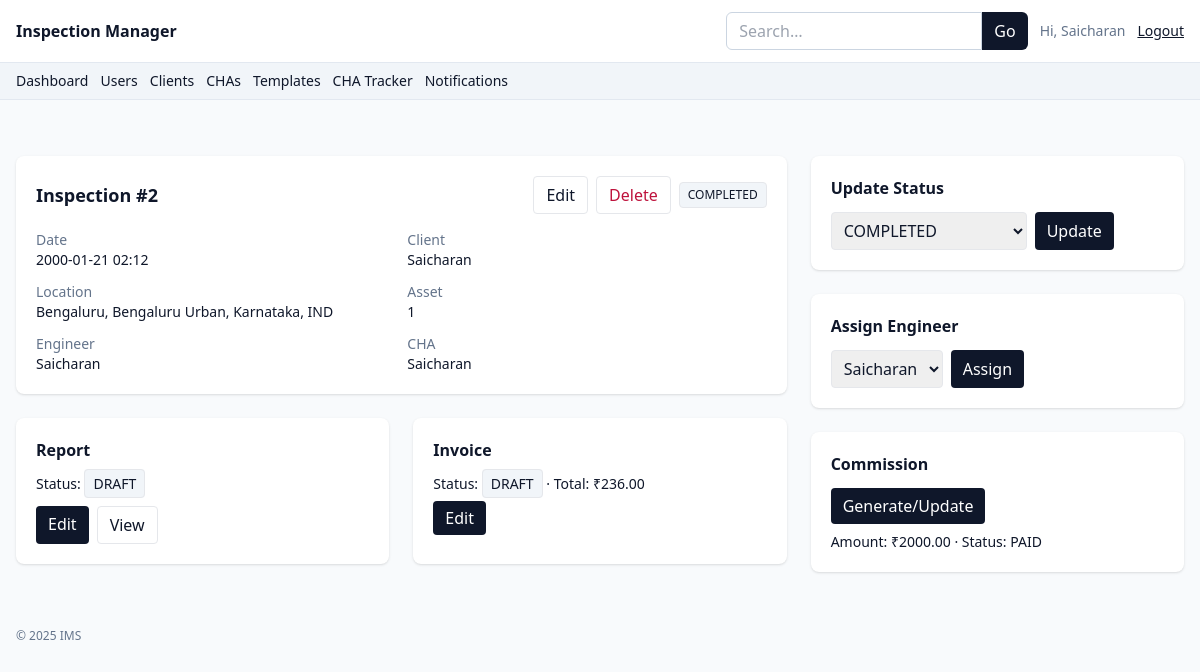
The app's page /inspections/2 (signed in) with its own data.
### app.py (models this page shows)
class Inspection(db.Model):
    __tablename__ = "inspection"
    id = db.Column(db.Integer, primary_key=True)
    date = db.Column(db.DateTime, nullable=False, default=datetime.utcnow)
    client_id = db.Column(db.Integer, db.ForeignKey("client.id"))
    client = db.relationship("Client")
    location = db.Column(db.String(200))
    asset = db.Column(db.String(200))
    status = db.Column(db.String(40), default=InspectionStatus.PENDING)
    engineer_id = db.Column(db.Integer, db.ForeignKey("user.id"))
    engineer = db.relationship("User")
    cha_id = db.Column(db.Integer, db.ForeignKey("cha.id"))
    cha = db.relationship("CHA")
    created_at = db.Column(db.DateTime, default=datetime.utcnow)

class Client(db.Model):
    __tablename__ = "client"
    id = db.Column(db.Integer, primary_key=True)
    name = db.Column(db.String(160), nullable=False)
    gst_number = db.Column(db.String(40))
    billing_address = db.Column(db.Text)

class User(db.Model):
    __tablename__ = "user"
    id = db.Column(db.Integer, primary_key=True)
    name = db.Column(db.String(120), nullable=False)
    email = db.Column(db.String(120), unique=True, nullable=False)
    password_hash = db.Column(db.String(255), nullable=False)
    role = db.Column(db.String(20), default=Role.ENGINEER, nullable=False)
    phone = db.Column(db.String(40))
    signature_key = db.Column(db.String(255))

class CHA(db.Model):
    __tablename__ = "cha"
    id = db.Column(db.Integer, primary_key=True)
    name = db.Column(db.String(160), nullable=False)
    contact = db.Column(db.String(160))
    commission_rate = db.Column(db.Float, default=0.0)  # %

class Report(db.Model):
    __tablename__ = "report"
    id = db.Column(db.Integer, primary_key=True)
    inspection_id = db.Column(db.Integer, db.ForeignKey("inspection.id"), unique=True)
    inspection = db.relationship("Inspection", backref=db.backref("report", uselist=False))
    status = db.Column(db.String(20), default=ReportStatus.DRAFT)
    body = db.Column(db.Text)
    updated_at = db.Column(db.DateTime, default=datetime.utcnow)

class Invoice(db.Model):
    __tablename__ = "invoice"
    id = db.Column(db.Integer, primary_key=True)
    inspection_id = db.Column(db.Integer, db.ForeignKey("inspection.id"), unique=True)
    inspection = db.relationship("Inspection", backref=db.backref("invoice", uselist=False))
    fee = db.Column(db.Float, default=0.0)
    tax_pct = db.Column(db.Float, default=18.0)
    total = db.Column(db.Float, default=0.0)
    status = db.Column(db.String(20), default=InvoiceStatus.DRAFT)
    notes = db.Column(db.Text)

class Commission(db.Model):
    __tablename__ = "commission"
    id = db.Column(db.Integer, primary_key=True)
    inspection_id = db.Column(db.Integer, db.ForeignKey("inspection.id"), unique=True)
    inspection = db.relationship("Inspection", backref=db.backref("commission", uselist=False))
    cha_id = db.Column(db.Integer, db.ForeignKey("cha.id"))
    cha = db.relationship("CHA")
    amount = db.Column(db.Float, default=0.0)
    status = db.Column(db.String(20), default=CommissionStatus.DUE)

### app.py (the view)
@app.route("/inspections/<int:inspection_id>")
@role_required(Role.ADMIN, Role.ENGINEER, Role.ACCOUNTANT)
def inspection_detail(inspection_id):
    i = Inspection.query.get_or_404(inspection_id)
    rep = Report.query.filter_by(inspection_id=inspection_id).first()
    inv = Invoice.query.filter_by(inspection_id=inspection_id).first()
    return render_template("inspection_detail.html", i=i, rep=rep, inv=inv)

### app.py (called while the page is built)
def role_required(*roles):
    def deco(fn):
        from functools import wraps
        @wraps(fn)
        def wrap(*a, **kw):
            if not session.get("user_id"):
                flash("Please login.", "warning")
                return redirect(url_for("login"))
            if roles and session.get("role") not in roles:
                flash("Unauthorized.", "danger")
                return redirect(url_for("dashboard"))
            return fn(*a, **kw)
        return wrap
    return deco

@app.context_processor
def inject_globals():
    return dict(
        Role=Role, InspectionStatus=InspectionStatus, InvoiceStatus=InvoiceStatus,
        ReportStatus=ReportStatus, CommissionStatus=CommissionStatus, now=datetime.utcnow, User=User
    )

### templates/inspection_detail.html (shortened to what this page needs)
{% extends "base.html" %}
{% block content %}
<div class="grid lg:grid-cols-3 gap-6">
    <div class="lg:col-span-2 space-y-6">
        <div class="bg-white rounded-lg shadow p-5">
            <div class="flex items-center justify-between">
                <h1 class="text-lg font-semibold">Inspection #{{ i.id }}</h1>
                <div class="flex items-center gap-2">
                    {% if session.get('role') == Role.ADMIN or (session.get('role') == Role.ENGINEER and i.engineer_id
                    == session.get('user_id')) %}
                    <a class="px-3 py-1.5 rounded border"
                        href="{{ url_for('inspection_edit', inspection_id=i.id) }}">Edit</a>
                    {% endif %}
                    {% if session.get('role') == Role.ADMIN %}
                    <form method="post" action="{{ url_for('inspection_delete', inspection_id=i.id) }}"
                        onsubmit="return confirm('Delete this inspection and related records?')">
                        <button class="px-3 py-1.5 rounded border text-rose-700">Delete</button>
                    </form>
                    {% endif %}
                    <span class="text-xs px-2 py-1 rounded bg-slate-100 border">{{ i.status }}</span>
                </div>
            </div>
            <div class="mt-4 grid md:grid-cols-2 gap-3 text-sm">
                <div>
                    <div class="text-slate-500">Date</div>
                    <div>{{ i.date.strftime('%Y-%m-%d %H:%M') }}</div>
                </div>
                <div>
                    <div class="text-slate-500">Client</div>
                    <div>{{ i.client.name if i.client else '—' }}</div>
                </div>
                <div>
                    <div class="text-slate-500">Location</div>
                    <div>{{ i.location or '—' }}</div>
                </div>
                <div>
                    <div class="text-slate-500">Asset</div>
                    <div>{{ i.asset or '—' }}</div>
                </div>
                <div>
                    <div class="text-slate-500">Engineer</div>
                    <div>{{ i.engineer.name if i.engineer else '—' }}</div>
                </div>
                <div>
                    <div class="text-slate-500">CHA</div>
                    <div>{{ i.cha.name if i.cha else '—' }}</div>
                </div>
            </div>
        </div>
        <div class="grid md:grid-cols-2 gap-6">
            <div class="bg-white rounded-lg shadow p-5">
                <h2 class="font-semibold mb-3">Report</h2>
                {% if rep %}
                <div class="text-sm mb-3">Status: <span class="px-2 py-1 rounded bg-slate-100 border">{{ rep.status
                        }}</span></div>
                <div class="flex gap-2">
                    <a class="rounded px-3 py-1.5 bg-slate-900 text-white"
                        href="{{ url_for('report_edit', inspection_id=i.id) }}">Edit</a>
                    <a class="rounded px-3 py-1.5 border"
                        href="{{ url_for('report_view', inspection_id=i.id) }}">View</a>
                </div>
                {% else %}
                <a class="rounded px-3 py-1.5 bg-slate-900 text-white"
                    href="{{ url_for('report_edit', inspection_id=i.id) }}">Create</a>
                {% endif %}
            </div>
            <div class="bg-white rounded-lg shadow p-5">
                <h2 class="font-semibold mb-3">Invoice</h2>
                {% if inv %}
                <div class="text-sm mb-3">Status: <span class="px-2 py-1 rounded bg-slate-100 border">{{ inv.status
                        }}</span> · Total: ₹{{ '%.2f'|format(inv.total) }}</div>
                {% if session.get('role') in [Role.ADMIN, Role.ACCOUNTANT] %}
                <a class="rounded px-3 py-1.5 bg-slate-900 text-white"
                    href="{{ url_for('invoice_edit', inspection_id=i.id) }}">Edit</a>
                {% endif %}
                {% else %}
                {% if session.get('role') in [Role.ADMIN, Role.ACCOUNTANT] %}
                <a class="rounded px-3 py-1.5 bg-slate-900 text-white"
                    href="{{ url_for('invoice_edit', inspection_id=i.id) }}">Create</a>
                {% endif %}
                {% endif %}
            </div>
        </div>
    </div>
    <div class="space-y-6">
        {% if session.get('role') in [Role.ADMIN, Role.ENGINEER] %}
        <div class="bg-white rounded-lg shadow p-5">
            <h2 class="font-semibold mb-3">Update Status</h2>
            <form method="post" action="{{ url_for('inspection_status', inspection_id=i.id) }}" class="flex gap-2">
                <select name="status" class="border rounded px-2 py-1.5">
                    {% for s in InspectionStatus.ALL %}<option value="{{ s }}" {% if i.status==s %}selected{% endif %}>
                        {{ s }}</option>{% endfor %}
                </select>
                <button class="bg-slate-900 text-white rounded px-3">Update</button>
            </form>
        </div>
        {% endif %}
        {% if session.get('role') == Role.ADMIN %}
        <div class="bg-white rounded-lg shadow p-5">
            <h2 class="font-semibold mb-3">Assign Engineer</h2>
            <form method="post" action="{{ url_for('assign_engineer', inspection_id=i.id) }}" class="flex gap-2">
                <select name="engineer_id" class="border rounded px-2 py-1.5">
                    {% for e in User.query.filter(User.role==Role.ENGINEER).all() %}
                    <option value="{{ e.id }}" {% if i.engineer_id==e.id %}selected{% endif %}>{{ e.name }}</option>
                    {% endfor %}
                </select>
                <button class="bg-slate-900 text-white rounded px-3">Assign</button>
            </form>
        </div>
        {% endif %}
        {% if session.get('role') in [Role.ADMIN, Role.ACCOUNTANT] %}
        <div class="bg-white rounded-lg shadow p-5">
            <h2 class="font-semibold mb-3">Commission</h2>
            {% if i.cha %}
            <form method="post" action="{{ url_for('commission_generate', inspection_id=i.id) }}">
                <button class="bg-slate-900 text-white rounded px-3 py-1.5">Generate/Update</button>
            </form>
            {% if i.commission %}
            <div class="mt-2 text-sm">Amount: ₹{{ '%.2f'|format(i.commission.amount) }} · Status: {{ i.commission.status
                }}</div>
            {% endif %}
            {% else %}
            <div class="text-sm text-slate-500">No CHA linked.</div>
            {% endif %}
        </div>
        {% endif %}
    </div>
</div>
{% endblock %}

### records on screen
Inspection: id "2", status "COMPLETED", date "2000-01-21 02:12", location "Bengaluru, Bengaluru Urban, Karnataka, IND", asset "1", engineer_id "Saicharan"
Client: client "Saicharan"
User: engineer "Saicharan"
CHA: cha "Saicharan"
Report: status "DRAFT"
Invoice: status "DRAFT", total "236.00"
Commission: commission.amount "2000.00", commission.status "PAID"

### other values on screen
{{ session.get('user_name') }} "Saicharan"
